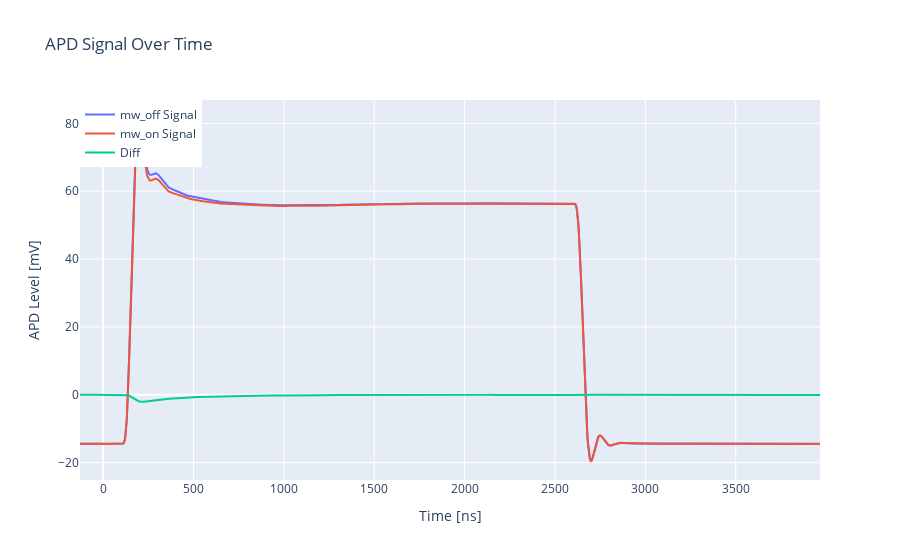

This figure's notebook cell:
### Code cell
import plotly.graph_objects as go
import numpy as np

# Create time array
tt = np.arange(-pretrig_size * hcf.SIDIG_timebase, posttrig_size * hcf.SIDIG_timebase, hcf.SIDIG_timebase)

# Create figure
fig = go.Figure()

# Add traces for dark and bright data
fig.add_trace(go.Scatter(x=tt, y=data_buffer_mw_off * 1000, mode='lines', name='mw_off Signal'))
fig.add_trace(go.Scatter(x=tt, y=data_buffer_mw_on * 1000, mode='lines', name='mw_on Signal'))
fig.add_trace(go.Scatter(x=tt, y=(data_buffer_mw_on-data_buffer_mw_off) * 1000, mode='lines', name='Diff'))


# Customize layout
fig.update_layout(
    title="APD Signal Over Time",
    xaxis_title="Time [ns]",
    yaxis_title="APD Level [mV]",
    # template="plotly_mw_off",
    legend=dict(x=0, y=1)  # Adjust legend position
)

# Show plot
fig.show()

### Figure 1 — Plotly figure (JSON) as saved in the notebook; plotly's stock layout.template omitted (floating-point values rounded to 4 significant figures; data arrays with more than 128 entries replaced by an {"elided": "..."} marker saying what was removed)
{"data": [{"mode": "lines", "name": "mw_off Signal", "type": "scatter", "x": {"elided": "2048 int values"}, "y": {"elided": "2048 float values"}}, {"mode": "lines", "name": "mw_on Signal", "type": "scatter", "x": {"elided": "2048 int values"}, "y": {"elided": "2048 float values"}}, {"mode": "lines", "name": "Diff", "type": "scatter", "x": {"elided": "2048 int values"}, "y": {"elided": "2048 float values"}}], "layout": {"legend": {"x": 0, "y": 1}, "title": {"text": "APD Signal Over Time"}, "xaxis": {"title": {"text": "Time [ns]"}}, "yaxis": {"title": {"text": "APD Level [mV]"}}}}
